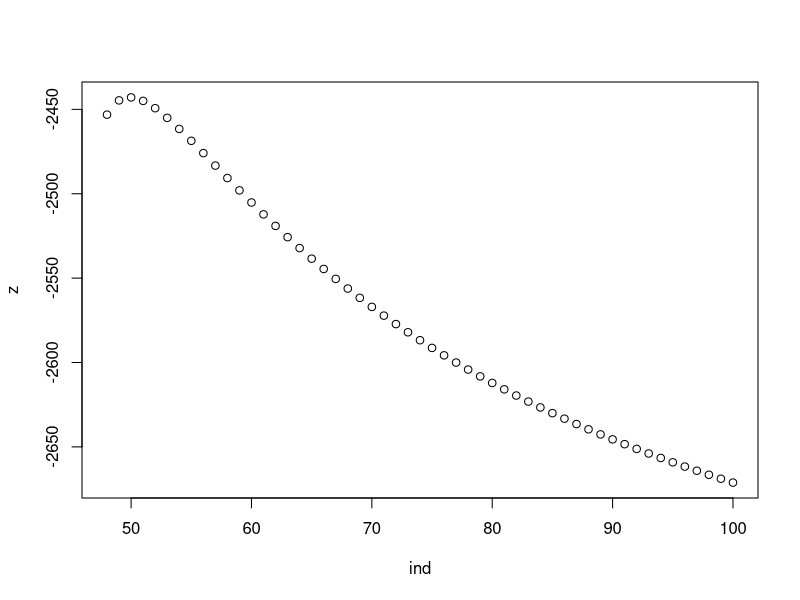

This chart was generated by the following R code:
set.seed(313)
x <- rbinom(1000, 50, 0.8)

ind <- max(x):100
z <- 0 * ind
i = 1
for (size in ind) {
  prob <- mean(x) / size
  #z[i] <- sum(dbinom(x, size, prob, log = TRUE))
  z[i] <- sum(x * log(prob)) + sum((size - x) * log(1-prob)) + sum(lchoose(size, x))
  i = i + 1
}

plot(ind, z)


f <- \(size){
  prob <- mean(x) / size
  sum(x * log(prob)) + sum((size - x) * log(1-prob)) + sum(lchoose(size, x))
}

size <- seq(max(x), 100, length.out= 1000)

# Use newton-raphson on this.
